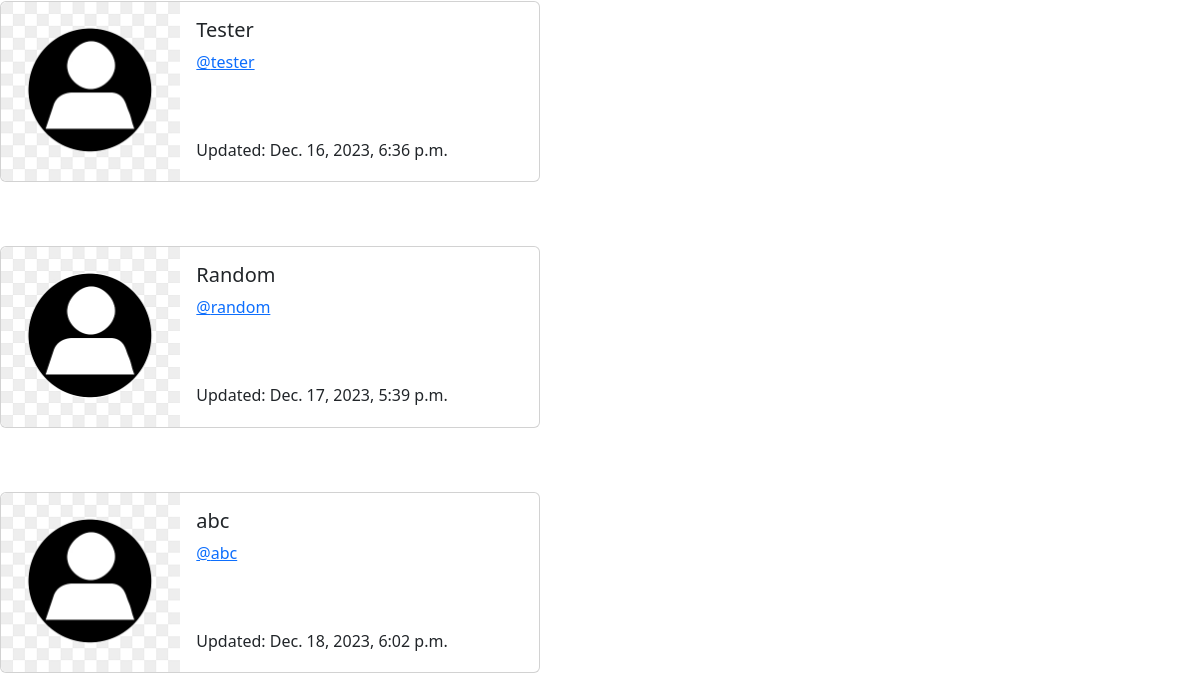
The page /profile_list/ (signed in, lower part) on the database as committed earlier.
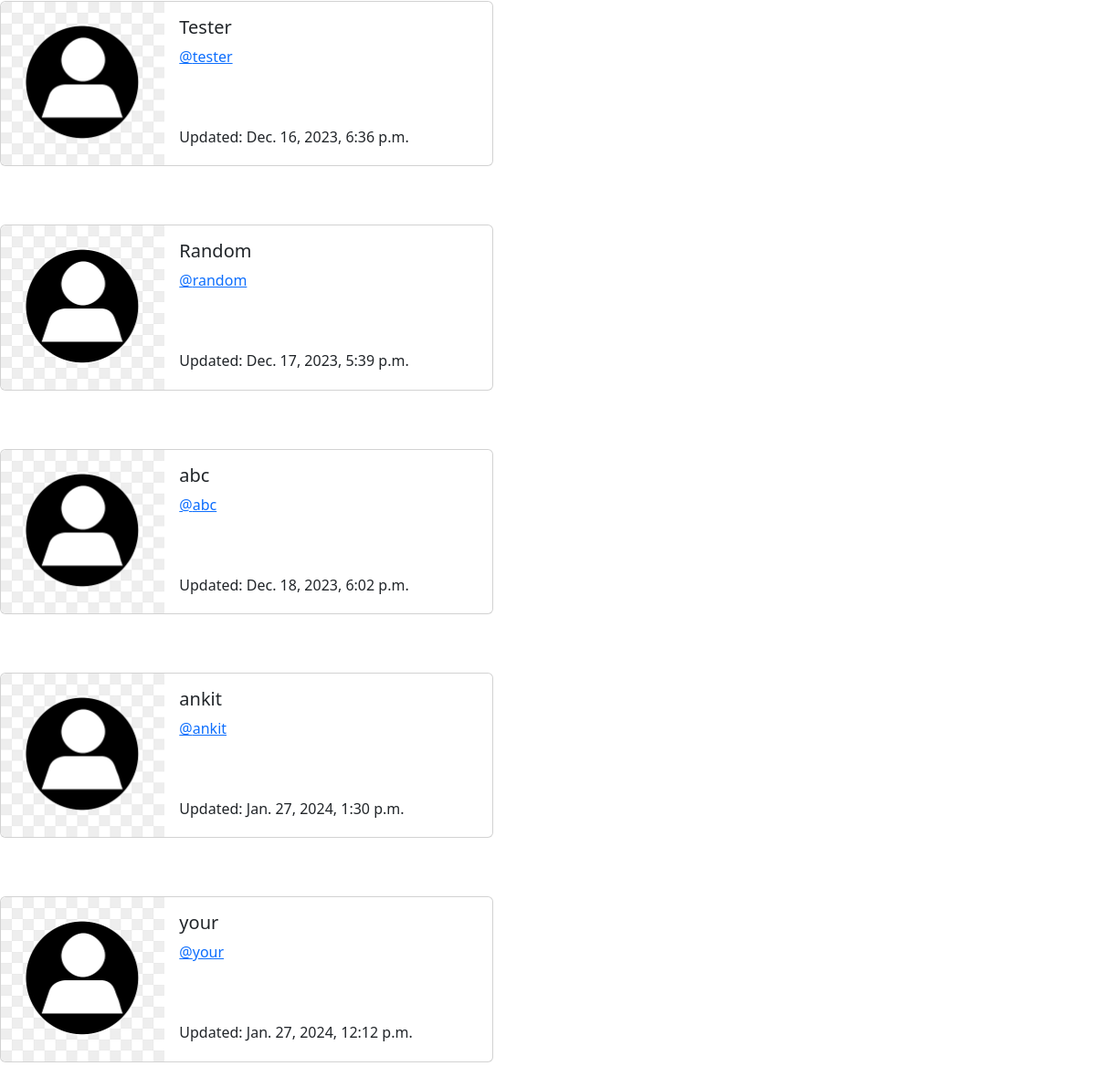
The same page on the database as committed later.
### Twitter_app/models.py (models this page shows, shortened)
class Profile(models.Model):
    user = models.OneToOneField(User, on_delete=models.CASCADE)
    follows = models.ManyToManyField('self', related_name='followed_by', symmetrical=False,blank = True)
    date_modified = models.DateTimeField(User, auto_now= True)
    profile_img = models.ImageField(null = True, blank = True, upload_to= "static/img/")
    profile_bio = models.CharField(null= True, blank = True, max_length= 500)
    homepage_link= models.CharField(null= True, blank = True, max_length= 500)
    instagram_link = models.CharField(null= True, blank = True, max_length= 100)
    linkedin_link= models.CharField(null= True, blank = True, max_length= 100)

### Twitter_app/views.py (the view)
# urls.py: path('profile_list/', views.profile_list, name = "profile_list"),
def profile_list(request):
    if request.user.is_authenticated:
        profiles = Profile.objects.exclude(user = request.user)
        return render(request, 'profile_list.html', {"profiles": profiles})
    else:
        messages.success(request, "You must be login to view this page")
        return redirect("/")

### templates/profile_list.html (shortened to what this page needs)
{%  extends "base.html" %}
{% load static%}
{%block content %}
<br/>
{% if profiles%}
        {%for profile in profiles%}
        <div class="card mb-3" style="max-width: 540px;">
            <div class="row g-0">
              <div class="col-md-4">
                {% if profile.profile_img %}
                <img src="{{profile.profile_img.url}}" class="img-fluid rounded-start " style="height:150px;width:150px;" alt="profile.user.username">
                {%else%}
                <img src="{% static 'img/pngtree-default-male-avatar-png-image_2811083.jpg' %}" class="img-fluid rounded-start" alt="...">
                {%endif%}
              </div>
              <div class="col-md-8">
                <div class="card-body">
                  <h5 class="card-title">{{ profile.user.username }}</h5>
                  <p class="card-text"><a href= "{%url 'profile' profile.user.id %}">@{{ profile.user.username | lower }} </a></p><br><br>
                  <p class="card-text"><small class="text-body-secondary"></small> Updated: {{ profile.date_modified}}</small></p>
                </div>
              </div>
            </div>
          </div>
          <br><br>
        {% endfor %}
    {% endif %}
    {% endblock %}

### templates/base.html (shortened to what this page needs)
<!doctype html>
<html lang="en">
<head>
    <link href="https://cdn.jsdelivr.net/npm/bootstrap@5.3.2/dist/css/bootstrap.min.css" rel="stylesheet"
>
</head>
<body>
    <br/>
    {% block content%}
    {% endblock %}
</body>
</html>

### templates/navbar.html (shortened to what this page needs)
{% load static%}

Rows that differ between the two databases and show on the page:
added Profile: user.username "ankit", date_modified "Jan. 27, 2024, 1:30 p.m."
added Profile: user.username "your", date_modified "Jan. 27, 2024, 12:12 p.m."
